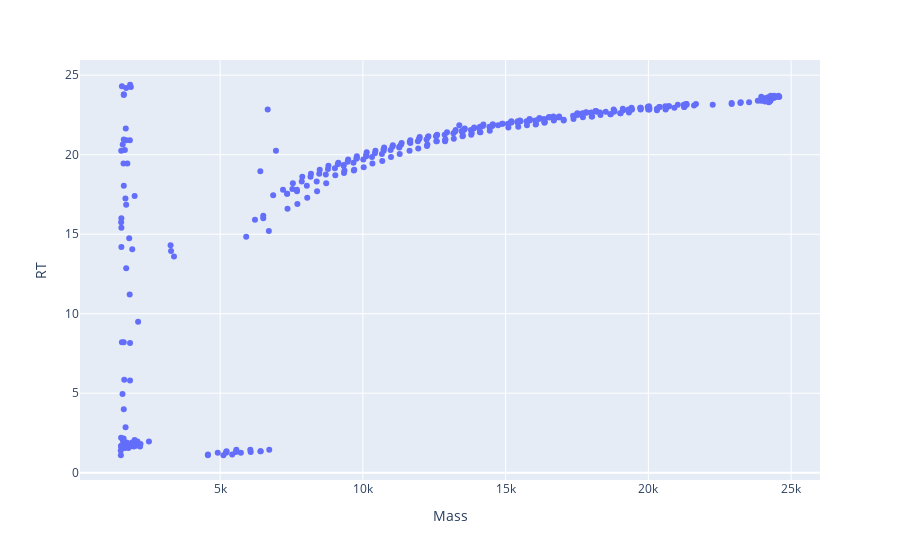

This figure's notebook cell:
### Code cell
plotly_zone(df_glu5)

### Figure 1 — Plotly figure (JSON) as saved in the notebook; plotly's stock layout.template omitted (floating-point values rounded to 4 significant figures; data arrays with more than 128 entries replaced by an {"elided": "..."} marker saying what was removed)
{"data": [{"hovertemplate": "Mass=%{x}<br>RT=%{y}<extra></extra>", "legendgroup": "", "marker": {"color": "#636efa", "symbol": "circle"}, "mode": "markers", "name": "", "orientation": "v", "showlegend": false, "type": "scatter", "x": {"elided": "380 float values"}, "xaxis": "x", "y": {"elided": "380 float values"}, "yaxis": "y"}], "layout": {"legend": {"tracegroupgap": 0}, "margin": {"t": 60}, "xaxis": {"anchor": "y", "domain": [0, 1], "title": {"text": "Mass"}}, "yaxis": {"anchor": "x", "domain": [0, 1], "title": {"text": "RT"}}}}
